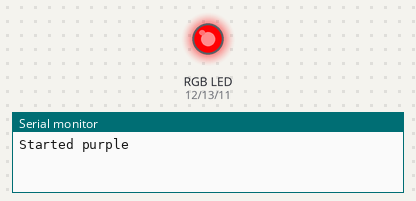
Bench run of a sketch on a simulated Arduino Uno, built with avr-gcc and run on an emulated ATmega328P. On the bench: an RGB LED mixed from three pins (HIGH = lit), the last lines printed to the serial monitor.

Above: at 2.6 s.
At 6.1 s:
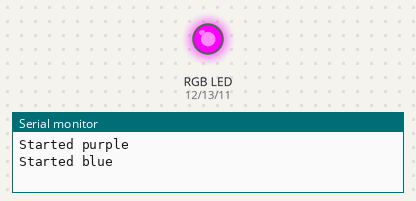
At 9.6 s:
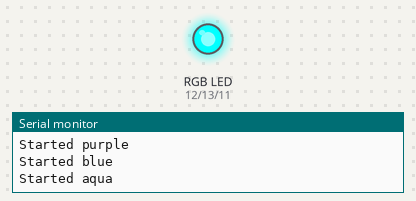
At 11.3 s:
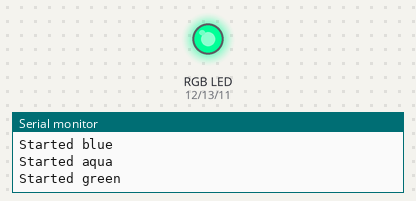
At 13.1 s:
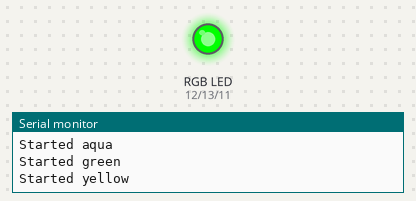
At 16.6 s:
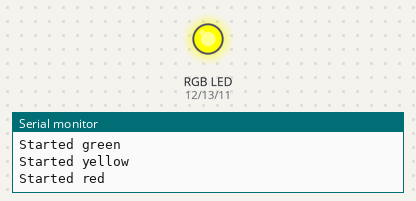
Timing chart, 0 to 22.6 s (numbered marks = the images above):
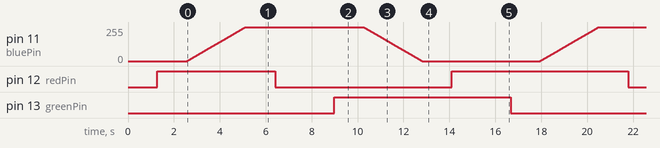

Measured:
- by itself, pin 12 (redPin), pin 13 (greenPin): alternates HIGH for 7.7 s and LOW for 7.7 s

The sketch:

RGB_SMD.ino
```cpp
//this code is adapted from the provided code.

//pins for the colors; note there is no GND pin
int bluePin  = 11;
int redPin   = 12;
int greenPin = 13;

//this is an iterator variable
int i;

//how long to delay between iterations; ie, how fast to change color
int delayTime = 10;

//this is if white should be in the loop
bool white = false;

//the bounds on the brightness. This goes 0..255, because it's RGB
int minBright = 0;
int maxBright = 255;

void setup() {
    pinMode(redPin, OUTPUT);
    pinMode(bluePin, OUTPUT);
    pinMode(greenPin, OUTPUT);
    Serial.begin(9600);

    //gradually raise it to red
    for (i = minBright; i <= maxBright; i++) {
        analogWrite(redPin, i);
        delay(delayTime);
    }
}

//go in a loop, initialized with red:
//purple  (red + blue)
//blue    (purple - red)
//aqua    (blue + green)
//green   (aqua - blue)
//yellow  (green + red)
//red     (yellow - green)

//I am *not* going to put orange in this. If you know computer color
//codes, you'll understand why. If not, this would be a fun problem
//for you.

void loop() {
    //purple
    //add blue to red
    Serial.println("Started purple");
    for (i = minBright; i <= maxBright; i++) {
        analogWrite(bluePin, i);
        delay(delayTime);
    }

    Serial.println("Started blue");
    //blue
    //subtract red from purple
    for (i = maxBright; i >= minBright; i--) {
        analogWrite(redPin, i);
        delay(delayTime);
    }

    Serial.println("Started aqua");
    //aqua
    //add green to blue
    for (i = minBright; i <= maxBright; i++) {
        analogWrite(greenPin, i);
        delay(delayTime);
    }

    Serial.println("Started green");
    //green
    //subtract blue from aqua
    for (i = maxBright; i >= minBright; i--) {
        analogWrite(bluePin, i);
        delay(delayTime);
    }

    Serial.println("Started yellow");
    //yellow
    //add red to green
    for (i = minBright; i <= maxBright; i++) {
        analogWrite(redPin, i);
        delay(delayTime);
    }

    //if we want to include white, do so
    if (white) {
        Serial.println("Started white");
        //white
        //add blue to yellow
        for (i = minBright; i <= maxBright; i++) {
            analogWrite(bluePin, i);
            delay(delayTime);
        }

        Serial.println("Started red");
        //fade back to red
        for (i = maxBright; i >= minBright; i--) {
            analogWrite(bluePin, i);
            analogWrite(greenPin, i);
            delay(delayTime);
        }
    }
    else {
        Serial.println("Started red");
        //green
        //subtract green from yellow
        for (i = maxBright; i >= minBright; i--) {
            analogWrite(greenPin, i);
            delay(delayTime);
        }
    }
}
```
